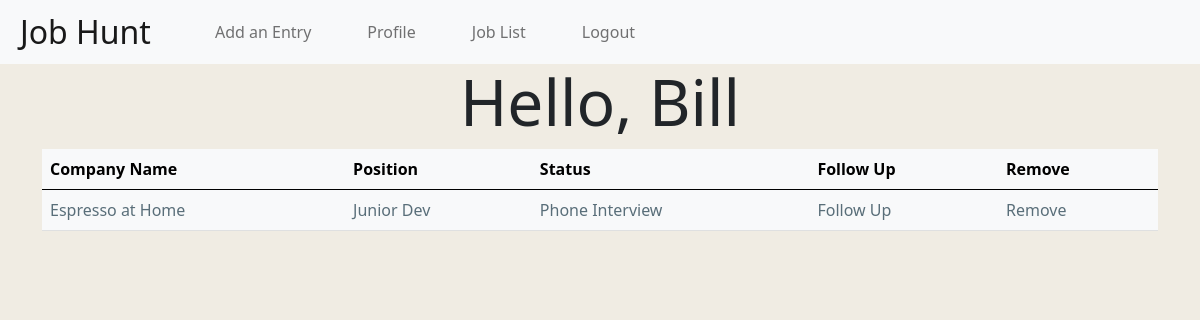
Page /jobs (signed in) on the committed database.
### jobHuntApp/models.py (models this page shows)
class User(models.Model):
    first_name = models.CharField(max_length=255)
    last_name = models.CharField(max_length=255)
    email = models.CharField(max_length=255)
    password = models.TextField()
    created_at = models.DateTimeField(auto_now_add=True)
    updated_at = models.DateTimeField(auto_now=True)
    objects = UserManager()

class Job(models.Model):
    company_name = models.CharField(max_length=50)
    position = models.CharField(max_length=50)
    status = models.CharField(max_length=50)
    created_by = models.ForeignKey(User, related_name="jobs", on_delete=models.CASCADE, null=True)
    users_follow_up = models.ManyToManyField(User, related_name="jobs_users_marked")
    created_at = models.DateTimeField(auto_now_add=True)
    updated_at = models.DateTimeField(auto_now=True)
    objects = JobManager()

### jobHuntApp/views.py (the view)
# urls.py: path('jobs', views.jobs),
def jobs(request):
    if 'user_id' not in request.session:
        return redirect('/')
    context ={
        'user': User.objects.get(id=request.session
        ['user_id']),
        'all_jobs': Job.objects.all()
    }
    return render(request, "jobs.html", context)

### jobHuntApp/templates/jobs.html (shortened to what this page needs)
<!DOCTYPE html>
<html>
    <head>
        <link href="https://cdn.jsdelivr.net/npm/bootstrap@5.1.0/dist/css/bootstrap.min.css" rel="stylesheet">
        <link rel="stylesheet" href="/static/css/style.css">
    </head>
    <body>
    {% include "navBar.html" %}
        <div class="container">
        <h1 class="display-3 text-center">Hello, {{user.first_name}} </h1>
        </div>
        <div class="container">
            <table class="table table-hover table-light data_table">
            <thead>
                <tr>
                <th scope="col">Company Name</th>
                <th scope="col">Position </th>
                <th scope="col">Status</th>
                <th scope="col">Follow Up</th>
                <th scope="col">Remove</th>
                </tr>
            </thead>
            <tbody>
                <tr>
            {% for job in all_jobs reversed%}
                {% if job.created_by.id == user.id %}
                    <td><a href="/jobs/{{job.id}}/edit">{{job.company_name}}</a></td>
                    <td>{{job.position}}</td>
                    <td>{{job.status}}</td>
                    {% if job.users_follow_up.all %}
                        <td><a href="/followUp/{{job.id}}"> Marked for follow Up</a></td>
                    {% else %}
                        <td><a href="/followUp/{{job.id}}"> Follow Up</a></td>
                    {% endif %}
                    <td><a href="/jobs/{{job.id}}/delete">Remove</a></td>
                    </tr>
                {% endif %}
            {%endfor%}
            </tbody>
            </table>
        </div>
    </body>
</html>

### jobHuntApp/static/css/style.css (style rules this page uses)
body { background-color: #F0ECE3; }
td { color: #596E79; }
a { text-decoration: none; color: #596E79; }

### rows in the picture
User: first_name "Bill"
Job: company_name "Espresso at Home", position "Junior Dev", status "Phone Interview"
